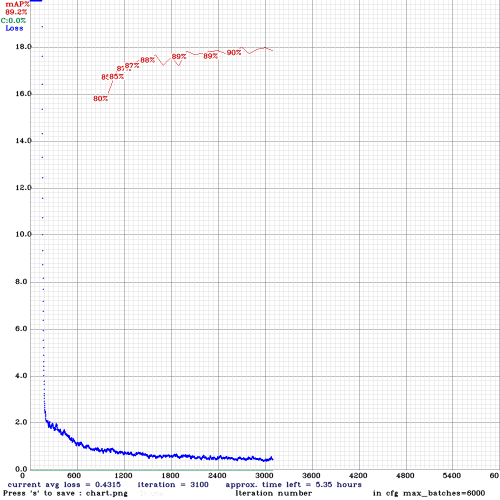
#> input picture chart.png, 1000 x 1000 px, found by its file name (shown at 1/2 size)
$ jupyter execute num_plate_detection.ipynb   (shell and % lines are left out)
#> lines starting #> are read from the running program, lines starting #| are printed output that depends on the picture
# 1) Mount your drive and navigate to the “yolov4” folder in your drive

### Mount drive

[cell 1]
%cd ..
from google.colab import drive
drive.mount('/content/gdrive')

### Link your folder

### Navigate to /mydrive/yolov4 folder

[cell 2]
%cd /mydrive/yolov4

# 2) Clone Darknet git repository
 Clone the Darknet git repository in the yolov4 folder on your drive.

# 3) Create & upload the following files which we need for training a custom detector

##### 3(a) Create and upload the labeled custom dataset “obj.zip” file to the “yolov4” folder on your drive.

##### 3(b)  Custom cfg file

##### 3(c) obj.data and obj.names files

##### 3(d) Process.py file (to create train.txt and test.txt files for training).
> Upload the <process.py> script file to the yolov4 folder on your drive.

#4) Make changes in the makefile to enable OPENCV and GPU.
## (Also set CUDNN, CUDNN_HALF, and LIBSO to 1)

[cell 3]
%cd darknet/

# 5) Run make command to build darknet

# This step is optional.
This will delete the cfg folder & re-create it as we only need only one file as yolov4-custom.cfg

[cell 4]
%cd data/
%cd ..

# 6(a) Unzip the obj.zip dataset and its contents so that they are now in /darknet/data/ folder

# 6(b) Copy your yolov4-custom.cfg file so that it is now in /darknet/cfg/ folder

# 6(c) Copy the obj.names and obj.data files so that they are now in /darknet/data/ folder

# 6(d) Copy the process.py file into the current darknet directory

# (7) Run the process.py python script to create the train.txt & test.txt files inside the data folder
The current working directory is /mydrive/yolov4/darknet

###  List the contents of the data folder to check if the train.txt and test.txt files have been created.

# (8) Download the pre-trained YOLOv4 weights

# (9) Training
### Train your custom detector

[cell 5]
# !./darknet detector train data/obj.data cfg/yolov4-custom.cfg yolov4.conv.137 -dont_show -map

# To restart your training (In case the training does not finish and you get disconnected)
Use the weights that were saved last.

[cell 6]
# !./darknet detector train data/obj.data cfg/yolov4-custom.cfg /mydrive/yolov4/training/yolov4-custom_last.weights -dont_show -map

# 10(a) Define helper function imShow

[cell 7]
import cv2
import matplotlib.pyplot as plt

def imShow(path):
#> called with path = 'chart.png'
  image = cv2.imread(path)
#> image is the input picture: shape (1000, 1000, 3); mean B, G, R 245.7, 244.7, 245
  height, width = image.shape[:2]
#> height = 1000; width = 1000
  resized_image = cv2.resize(image,(3*width, 3*height), interpolation = cv2.INTER_CUBIC)
  fig = plt.gcf()
  fig.set_size_inches(18, 10)
  # plt.axis(“off”)
  plt.imshow(cv2.cvtColor(resized_image, cv2.COLOR_BGR2RGB))
  plt.show()
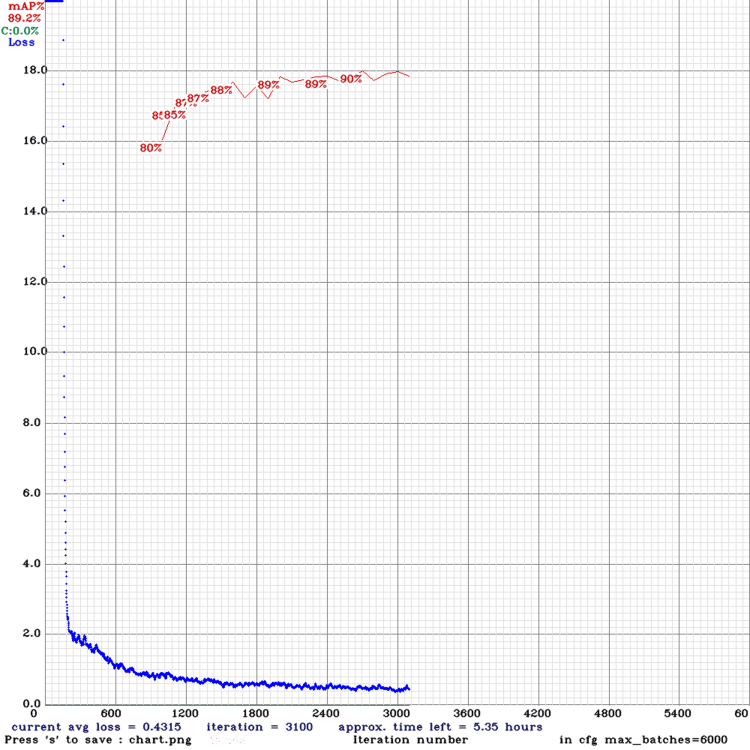
#> shown: shape (3000, 3000, 3) (shown at 1/4 size); mean R, G, B 244.3, 244, 244.9

# 10(b) Check the training chart

[cell 8]
imShow('chart.png')

# Check mAP (mean average precision)
You can check mAP for all the weights saved every 1000 iterations for eg:- yolov4-custom_4000.weights, yolov4-custom_5000.weights, yolov4-custom_6000.weights, and so on. This way you can find out which weights file gives you the best result. The higher the mAP the better it is.

[cell 9]
# !./darknet detector map data/obj.data cfg/yolov4-custom.cfg /mydrive/yolov4/training/yolov4-custom_best.weights -points 0

# (11) Test your custom Object Detector, change in cfg file
> change line batch to batch = 1

> change line subdivisions to subdivisions = 1

[cell 10]
%cd cfg
%cd ..

# (12) Run detector on an image
>Upload an image to your google drive to test.

[cell 11]
imShow('predictions.jpg')
#> call 2 of imShow, with path = 'predictions.jpg'
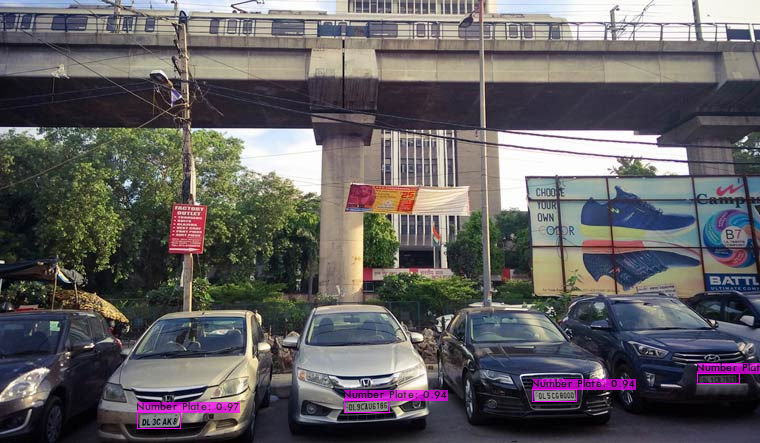
#> input picture test_data/predictions.jpg, 760 x 443 px, found by its file name
#> in imShow, image is the input picture: shape (443, 760, 3); mean B, G, R 97.6, 95.9, 99
#> in imShow (call 2), `resized_image = cv2.resize(image,(3*width, 3*height), interpolation = ..`:
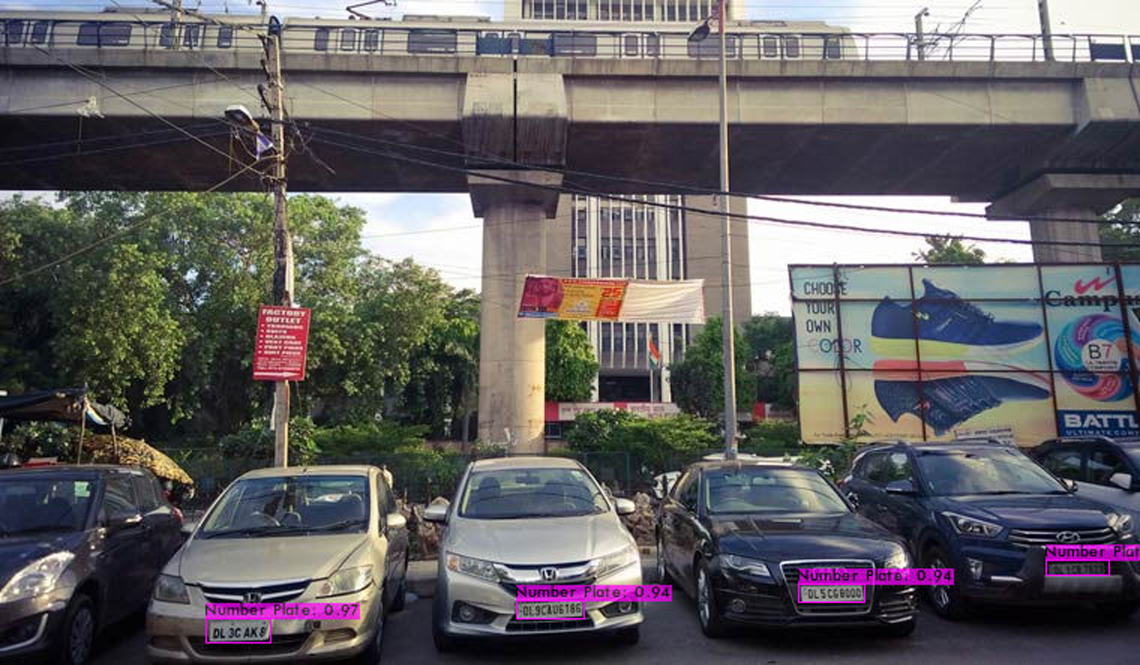
#> resized_image: shape (1329, 2280, 3) (shown at 1/2 size); mean B, G, R 97.6, 95.9, 99

[cell 12]
imShow('predictions.jpg')
